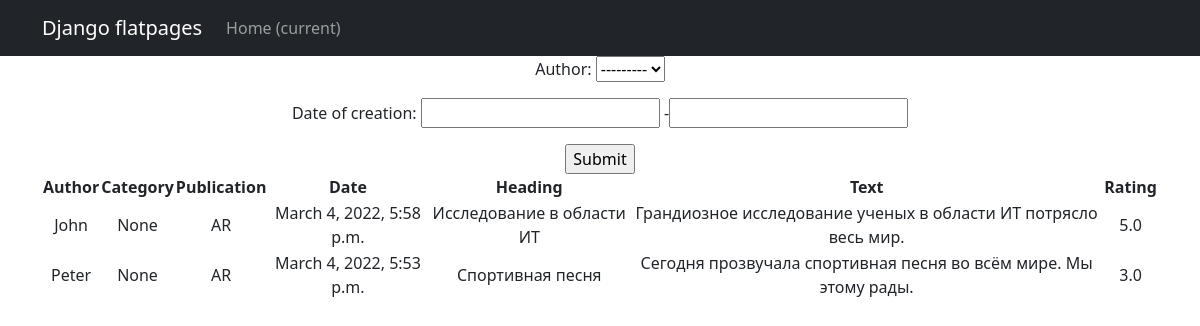
/news/search, run on the app's committed database.
### news/models.py (models this page shows, shortened)
class Post(models.Model):
    article = 'AR'
    news = 'NW'
    TITLE_CHOICES = [
        (article, 'Статья'),
        (news, 'Новость')
    ]
    publication = models.CharField(max_length=2, choices=TITLE_CHOICES, default=article)
    date_of_creation = models.DateTimeField(auto_now_add=True)
    heading = models.CharField(max_length=100)
    text = models.TextField()
    rating = models.FloatField(default=0.0)
    author = models.ForeignKey(Author, on_delete=models.CASCADE)
    category = models.ManyToManyField(Category, through='PostCategory')

class Author(models.Model):
    rating = models.FloatField(default=0.0)
    user = models.OneToOneField(User, on_delete=models.CASCADE,)
    def __str__(self):
        return self.user.username

### news/views.py (the view)
# urls.py: path('search', PostSearch.as_view()),
class PostSearch(ListView):
    model = Post
    template_name = 'search.html'
    context_object_name = 'posts'
    ordering = ['-rating']
    def get_context_data(self, **kwargs):
        context = super().get_context_data(**kwargs)
        context['filter'] = PostFilters(self.request.GET, queryset=self.get_queryset())
        return context

### templates/search.html (shortened to what this page needs)
{% extends 'flatpages/default.html' %}
{% block content %}
<form method="GET">
        {{ filter.form.as_p }}
        <input type="submit"/>
</form>
<table>
    <thead>
        <th>
            Author
        </th>
        <th>
            Category
        </th>
        <th>
            Publication
        </th>
        <th>
            Date
        </th>
        <th>
            Heading
        </th>
        <th>
            Text
        </th>
        <th>
            Rating
        </th>
    </thead>
    {% for post in filter.qs %}
        <tr>
            <td>
                {{ post.author.user |title }}
            </td>
            <td>
                {{ post.category.name |title }}
            </td>
            <td>
                {{ post.publication }}
            </td>
            <td>
                {{ post.date_of_creation }}
            </td>
            <td>
                {{ post.heading }}
            </td>
            <td>
                {{ post.text }}
            </td>
            <td>
                {{ post.rating }}
            </td>
        </tr>
    {% endfor %}
</table>
{% endblock content %}

### templates/flatpages/default.html (shortened to what this page needs)
<!DOCTYPE html>
<html lang="en">
    <head>
        {% load static %}
        <link href="{% static 'css/styles.css' %}" rel="stylesheet" />
    </head>
    <body>
        <nav class="navbar navbar-expand-lg navbar-dark bg-dark static-top">
   <div class="container">
       <a class="navbar-brand" href="#">Django flatpages</a>
       <div class="collapse navbar-collapse" id="navbarResponsive">
           <ul class="navbar-nav ml-auto">
               <li class="nav-item active">
                   <a class="nav-link" href="#">Home
                       <span class="sr-only">(current)</span>
                   </a>
               </li>
           </ul>
       </div>
   </div>
</nav>
        <div class="container">
            <div class = "row">
                <div class="col-lg-12 text-center">
                    {% block content %}{% endblock content %}
                </div>
            </div>
        </div>
    </body>
</html>

### data on the page
Post: author.user "John", category.name "None", publication "AR", date_of_creation "March 4, 2022, 5:58 p.m.", heading "Исследование в области ИТ", text "Грандиозное исследование ученых в области ИТ потрясло весь мир.", rating "5.0"
Post: author.user "Peter", category.name "None", publication "AR", date_of_creation "March 4, 2022, 5:53 p.m.", heading "Спортивная песня", text "Сегодня прозвучала спортивная песня во всём мире. Мы этому рады.", rating "3.0"
